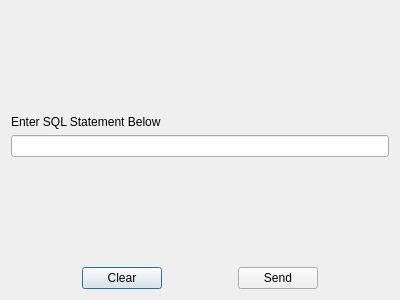
<?xml version="1.0" encoding="UTF-8"?>
<ui version="4.0">
 <class>Dialog</class>
 <widget class="QDialog" name="Dialog">
  <property name="geometry">
   <rect>
    <x>0</x>
    <y>0</y>
    <width>400</width>
    <height>300</height>
   </rect>
  </property>
  <property name="windowTitle">
   <string>Dialog</string>
  </property>
  <layout class="QVBoxLayout" name="verticalLayout_2">
   <item>
    <spacer name="verticalSpacer">
     <property name="orientation">
      <enum>Qt::Vertical</enum>
     </property>
     <property name="sizeHint" stdset="0">
      <size>
       <width>20</width>
       <height>86</height>
      </size>
     </property>
    </spacer>
   </item>
   <item>
    <layout class="QVBoxLayout" name="verticalLayout">
     <item>
      <widget class="QLabel" name="label">
       <property name="text">
        <string>Enter SQL Statement Below</string>
       </property>
      </widget>
     </item>
     <item>
      <widget class="QLineEdit" name="lineEdit"/>
     </item>
    </layout>
   </item>
   <item>
    <spacer name="verticalSpacer_2">
     <property name="orientation">
      <enum>Qt::Vertical</enum>
     </property>
     <property name="sizeHint" stdset="0">
      <size>
       <width>20</width>
       <height>86</height>
      </size>
     </property>
    </spacer>
   </item>
   <item>
    <layout class="QHBoxLayout" name="horizontalLayout">
     <item>
      <spacer name="horizontalSpacer">
       <property name="orientation">
        <enum>Qt::Horizontal</enum>
       </property>
       <property name="sizeHint" stdset="0">
        <size>
         <width>40</width>
         <height>20</height>
        </size>
       </property>
      </spacer>
     </item>
     <item>
      <widget class="QPushButton" name="clearButton">
       <property name="text">
        <string>Clear</string>
       </property>
      </widget>
     </item>
     <item>
      <spacer name="horizontalSpacer_2">
       <property name="orientation">
        <enum>Qt::Horizontal</enum>
       </property>
       <property name="sizeHint" stdset="0">
        <size>
         <width>40</width>
         <height>20</height>
        </size>
       </property>
      </spacer>
     </item>
     <item>
      <widget class="QPushButton" name="sendButton">
       <property name="text">
        <string>Send</string>
       </property>
      </widget>
     </item>
     <item>
      <spacer name="horizontalSpacer_3">
       <property name="orientation">
        <enum>Qt::Horizontal</enum>
       </property>
       <property name="sizeHint" stdset="0">
        <size>
         <width>40</width>
         <height>20</height>
        </size>
       </property>
      </spacer>
     </item>
    </layout>
   </item>
  </layout>
 </widget>
 <layoutdefault spacing="6" margin="11"/>
 <resources/>
 <connections/>
</ui>
